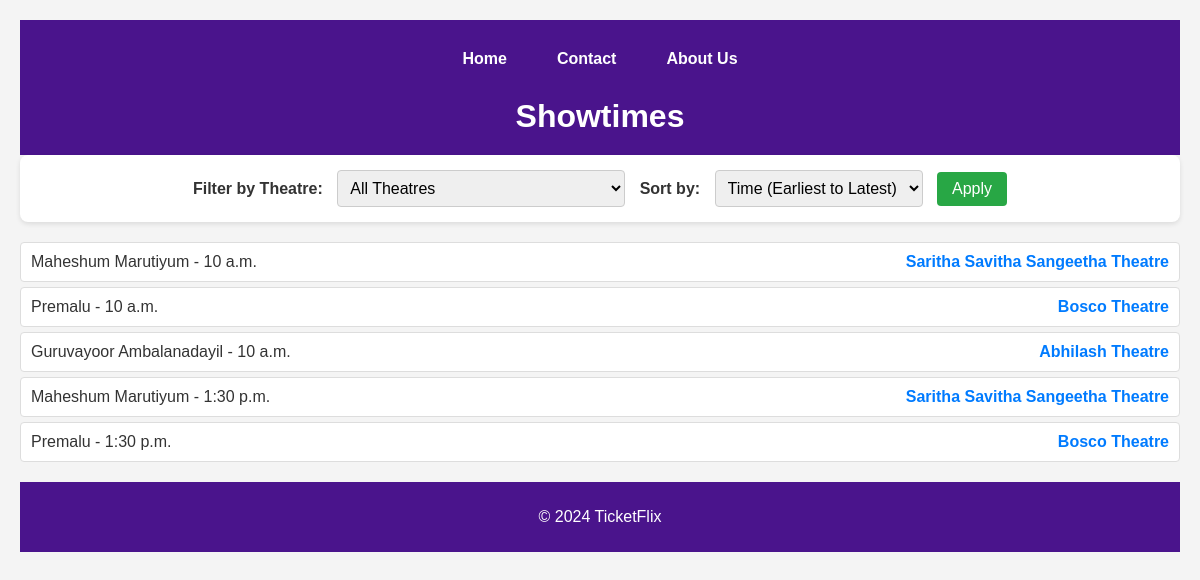
Page /showtime-list/ on the committed database.
### myapp/models.py (models this page shows, shortened)
class Showtime(models.Model):
    movie = models.ForeignKey(Movie, on_delete=models.CASCADE)
    theatre = models.ForeignKey(Theatre, on_delete=models.CASCADE)
    showtime = models.TimeField()
    start_date = models.DateField(null=True, blank=True)
    end_date = models.DateField(null=True, blank=True)

class Movie(models.Model):
    title = models.CharField(max_length=100)
    category = models.ForeignKey(Category, on_delete=models.CASCADE)
    release_date = models.DateField()
    description = models.TextField()
    poster = models.ImageField(upload_to='posters/',blank=True,null=True)
    director = models.CharField(max_length=100)
    duration = models.DurationField()
    price = models.DecimalField(max_digits=10, decimal_places=2)

class Theatre(models.Model):
    name = models.CharField(max_length=255)
    location = models.CharField(max_length=255)
    rows = models.TextField()  # Stores rows as a comma-separated string like "A,B,C,D"
    seats_per_row = models.IntegerField()
    parking_available = models.TextField(blank=True, null=True)
    food_and_beverage_options = models.TextField(blank=True, null=True)  # Description of options
    accessibility_options = models.TextField(blank=True, null=True)  # Accessibility information

### myapp/views.py (the view)
# urls.py: path('showtime-list/', views.showtime_list, name='showtime_list'),
def showtime_list(request):
    theatres = Theatre.objects.all()
    selected_theatre = request.GET.get('theatre')
    sort_option = request.GET.get('sort', 'time')  # Default sort by time
    showtimes = Showtime.objects.all()
    if selected_theatre:
        showtimes = showtimes.filter(theatre__id=selected_theatre)
    if sort_option == 'time':
        showtimes = showtimes.order_by('showtime')  # Earliest to latest
    elif sort_option == 'theatre':
        showtimes = showtimes.order_by('theatre__name')  # Sort by theatre name
    context = {
        'showtimes': showtimes,
        'theatres': theatres,
        'selected_theatre': selected_theatre,
        'sort_option': sort_option,
    }
    return render(request, 'showtime.html', context)

### templates/showtime.html (shortened to what this page needs)
<!DOCTYPE html>
<html lang="en">
<head>
</head>
<body>
    <header>
        <div class="navbar">
            <a href="{% url 'user_dashboard' %}">Home</a>
            <a href="#">Contact</a>
            <a href="#">About Us</a>
        </div>
        <h1>Showtimes</h1>
    </header>
    <form method="GET" action="">
        <label for="theatre">Filter by Theatre:</label>
        <select name="theatre" id="theatre">
            <option value="">All Theatres</option>
        </select>
        <label for="sort">Sort by:</label>
        <select name="sort" id="sort">
            <option value="time" {% if sort_option == 'time' %}selected{% endif %}>Time (Earliest to Latest)</option>
        </select>
        <button type="submit">Apply</button>
    </form>
    <ul>
        {% for showtime in showtimes %}
            <li>
                {{ showtime.movie.title }} - {{ showtime.showtime }}
                <a href="{% url 'theatre_detail' showtime.theatre.id %}">{{ showtime.theatre.name }}</a>
            </li>
        {% empty %}
            <li class="no-showtimes">No showtimes available.</li>
        {% endfor %}
    </ul>
    <footer>
        <p>&copy; 2024 TicketFlix</p>
    </footer>
</body>
</html>

### templates/showtime.html (style rules this page uses)
body { font-family: 'Poppins', sans-serif; margin: 0; padding: 20px; background-color: #f4f4f4; color: #333; }
header { background-color: #4a148c; color: white; padding: 20px; text-align: center; }
.navbar { display: flex; justify-content: center; align-items: center; gap: 20px; margin-bottom: 20px; }
.navbar a { color: white; text-decoration: none; padding: 10px 15px; border-radius: 5px; transition: background-color 0.3s; }
h1 { margin: 0; font-size: 2em; }
form { margin-bottom: 20px; text-align: center; background: #ffffff; padding: 15px; border-radius: 8px; box-shadow: 0 2px 5px rgba(0, 0, 0, 0.1); }
label { margin-right: 10px; font-weight: bold; color: #333; }
select { padding: 8px; margin-right: 10px; border: 1px solid #ccc; border-radius: 4px; font-size: 16px; }
button { padding: 8px 15px; background-color: #28a745; color: white; border: none; border-radius: 4px; cursor: pointer; font-size: 16px; transition: background-color 0.3s; }
ul { list-style-type: none; padding: 0; }
li { background: white; margin: 5px 0; padding: 10px; border: 1px solid #ddd; border-radius: 4px; display: flex; justify-content: space-between; align-items: center; }
a { text-decoration: none; color: #007bff; font-weight: bold; }
footer { margin-top: 20px; padding: 10px; text-align: center; background-color: #4a148c; color: white; }

### rows in the picture
Showtime: movie "Maheshum Marutiyum", showtime "10 a.m.", theatre.name "Saritha Savitha Sangeetha Theatre"
Showtime: movie "Premalu", showtime "10 a.m.", theatre.name "Bosco Theatre"
Showtime: movie "Guruvayoor Ambalanadayil", showtime "10 a.m.", theatre.name "Abhilash Theatre"
Showtime: movie "Maheshum Marutiyum", showtime "1:30 p.m.", theatre.name "Saritha Savitha Sangeetha Theatre"
Showtime: movie "Premalu", showtime "1:30 p.m.", theatre.name "Bosco Theatre"
